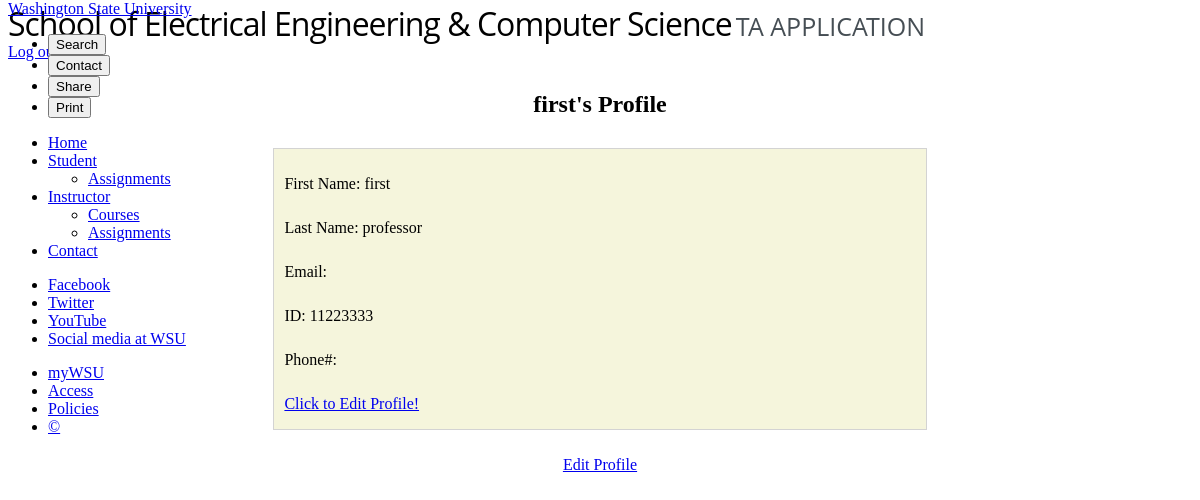
Page /instructor_main (signed in) on the committed database.
### app/models.py (models this page shows, shortened)
class User(UserMixin, db.Model):
    id = db.Column(db.Integer, primary_key=True)
    username = db.Column(db.String(64), index=True, unique=True)
    type = db.Column(db.String(64), unique=False)
    password_hash = db.Column(db.String(128))
    firstname = db.Column(db.String(64), unique=False)
    lastname = db.Column(db.String(120), unique=False)
    wsuid = db.Column(db.Integer, unique=False)
    phonenumber = db.Column(db.Integer, unique=False)
    posts = db.relationship('Post', backref='author', lazy='dynamic')
    assigned = db.Column(db.String(140), unique=False)
    course = db.Column(db.String(140), unique=False)

### app/routes.py (the view)
@app.route('/instructor_main', methods=['GET', 'POST'])
@login_required
def instructor_main():
	user = current_user
	return render_template("instructor_main.html", title='Instructor_main_page')

### app/models.py (called while the page is built)
@login.user_loader
def load_user(id):
    return User.query.get(int(id))

### app/templates/instructor_main.html (shortened to what this page needs)
{% extends "base.html" %}
{% block content %}
<div class="instructor_main">
	<a href="{{ url_for('logout') }}">Log out</a>
	<h1 class="subheader">{{ current_user.firstname }}'s Profile</h1>
	<div class="contents">
		<div><p>First Name: {{ current_user.firstname }}  </p></div>
		<div><p>Last Name: {{ current_user.lastname }}  </p></div>
		<div><p>Email: {{ current_user.email }}  </p></div>
		<div><p>ID: {{ current_user.wsuid }}  </p></div>
		<div><p>Phone#: {{ current_user.phone}}  </p></div>
		<p><a href="{{ url_for('edit_instructor') }}">Click to Edit Profile!</a></p>
	</div>
</div>
<p class="link">
    <a href="{{ url_for('edit_student') }}">Edit Profile</a>
</p>
{% endblock %}

### app/templates/instructor_main.html (style rules this page uses)
h1, .link { padding-top: 10px; padding-bottom: 10px; text-align: center; }
.contents { background-color: beige; border: 1px solid lightgrey; margin: 0 auto; width: 55%; }
.contents p { padding-top: 10px; padding-left: 10px; }

### rows in the picture
User: firstname "first", lastname "professor", wsuid "11223333"
